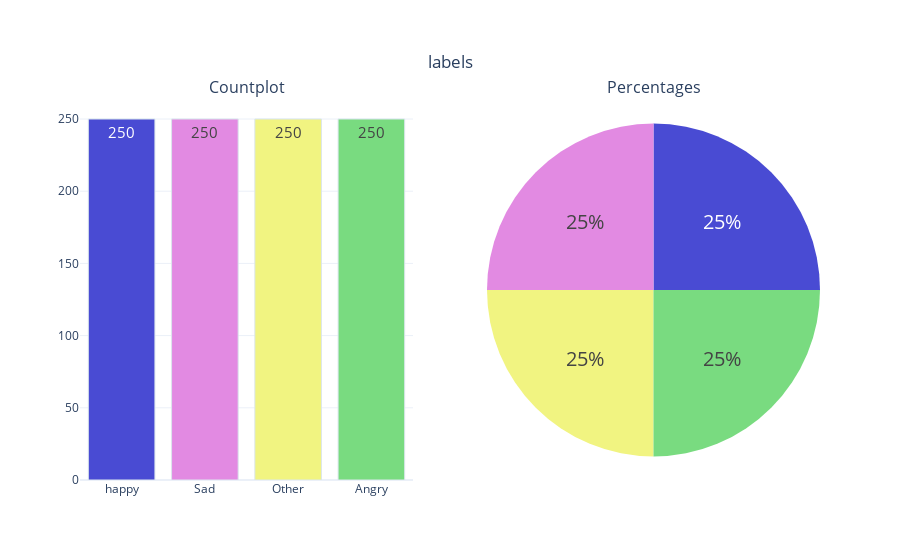

Source (notebook cell):
### Markdown cell above
<a id="3.6"></a>
### <b>3.6 <span style='color:#B21010'>||</span> Visualize Each Class in the dataset</b>

### Code cell
def cat_summary_with_graph(dataframe, col_name):
    fig = make_subplots(rows=1, cols=2,
                        subplot_titles=('Countplot', 'Percentages'),
                        specs=[[{"type": "xy"}, {'type': 'domain'}]])

    fig.add_trace(go.Bar(y=dataframe[col_name].value_counts().values.tolist(),
                         x=[str(i) for i in dataframe[col_name].value_counts().index],
                         text=dataframe[col_name].value_counts().values.tolist(),
                         textfont=dict(size=15),
                         name=col_name,
                         textposition='auto',
                         showlegend=False,
                         marker=dict(color=colors,
                                     line=dict(color='#DBE6EC',
                                               width=1))),
                  row=1, col=1)

    fig.add_trace(go.Pie(labels=dataframe[col_name].value_counts().keys(),
                         values=dataframe[col_name].value_counts().values,
                         textfont=dict(size=20),
                         textposition='auto',
                         showlegend=False,
                         name=col_name,
                         marker=dict(colors=colors)),
                  row=1, col=2)

    fig.update_layout(title={'text': col_name,
                             'y': 0.9,
                             'x': 0.5,
                             'xanchor': 'center',
                             'yanchor': 'top'},
                      template='plotly_white')

    iplot(fig)
    
    
colors = ['#494BD3', '#E28AE2', '#F1F481', '#79DB80', '#DF5F5F',
              '#69DADE', '#C2E37D', '#E26580', '#D39F49', '#B96FE3']

cat_summary_with_graph(df,'labels')

### Figure 1 — Plotly figure (JSON) as saved in the notebook; plotly's stock layout.template omitted (floating-point values rounded to 4 significant figures)
{"data": [{"marker": {"color": ["#494BD3", "#E28AE2", "#F1F481", "#79DB80", "#DF5F5F", "#69DADE", "#C2E37D", "#E26580", "#D39F49", "#B96FE3"], "line": {"color": "#DBE6EC", "width": 1}}, "name": "labels", "showlegend": false, "text": ["250", "250", "250", "250"], "textfont": {"size": 15}, "textposition": "auto", "type": "bar", "x": ["happy", "Sad", "Other", "Angry"], "xaxis": "x", "y": [250, 250, 250, 250], "yaxis": "y"}, {"domain": {"x": [0.55, 1], "y": [0, 1]}, "labels": ["happy", "Sad", "Other", "Angry"], "marker": {"colors": ["#494BD3", "#E28AE2", "#F1F481", "#79DB80", "#DF5F5F", "#69DADE", "#C2E37D", "#E26580", "#D39F49", "#B96FE3"]}, "name": "labels", "showlegend": false, "textfont": {"size": 20}, "textposition": "auto", "type": "pie", "values": [250, 250, 250, 250]}], "layout": {"annotations": [{"font": {"size": 16}, "showarrow": false, "text": "Countplot", "x": 0.225, "xanchor": "center", "xref": "paper", "y": 1, "yanchor": "bottom", "yref": "paper"}, {"font": {"size": 16}, "showarrow": false, "text": "Percentages", "x": 0.775, "xanchor": "center", "xref": "paper", "y": 1, "yanchor": "bottom", "yref": "paper"}], "title": {"text": "labels", "x": 0.5, "xanchor": "center", "y": 0.9, "yanchor": "top"}, "xaxis": {"anchor": "y", "domain": [0, 0.45]}, "yaxis": {"anchor": "x", "domain": [0, 1]}}}
